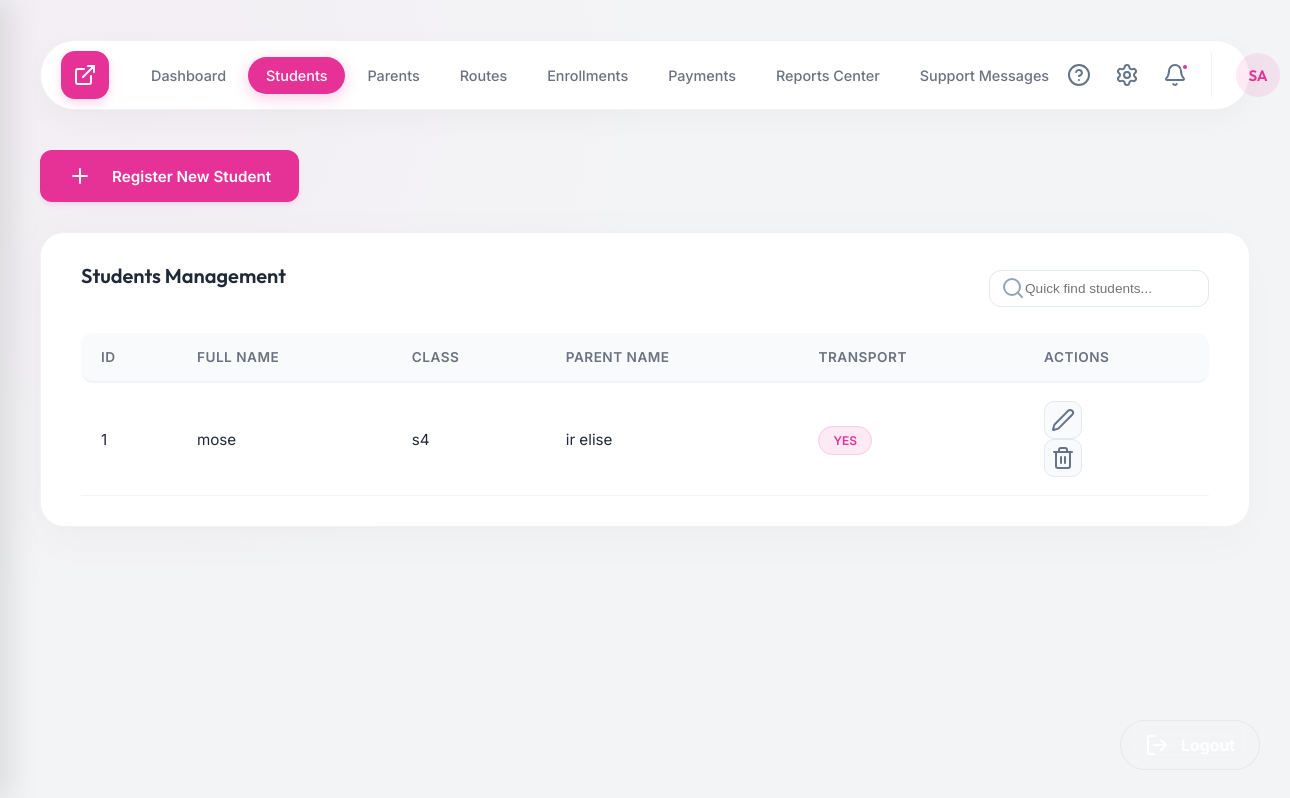
Before: /admin.php?page=students (signed in) with the older database file.
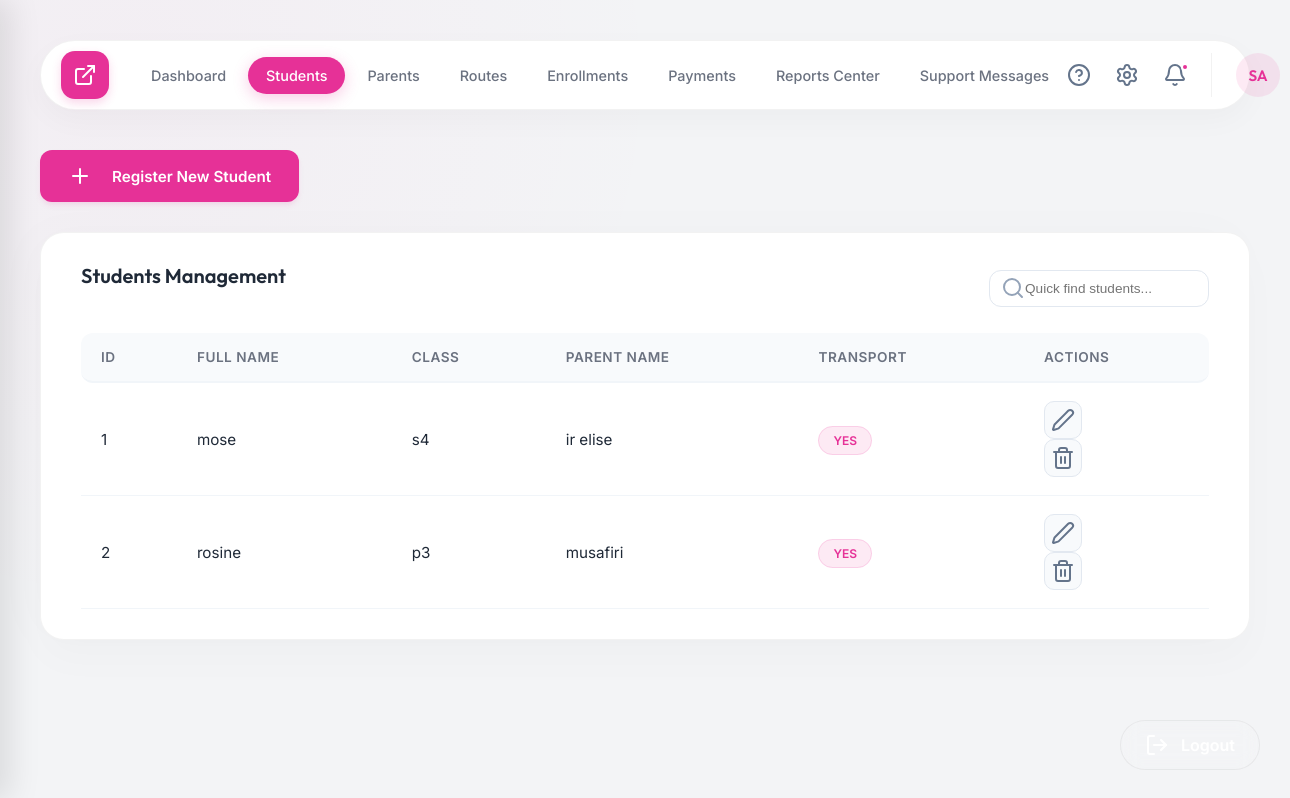
After: the same page with the newer database file.
### tables this page shows
CREATE TABLE students (
            id INTEGER PRIMARY KEY AUTOINCREMENT,
            fullname VARCHAR(150) NOT NULL,
            class VARCHAR(50),
            parent_id INTEGER,
            uses_transport BOOLEAN DEFAULT 0,
            FOREIGN KEY (parent_id) REFERENCES parents (parent_id) ON DELETE SET NULL
        );

CREATE TABLE parents (
            parent_id INTEGER PRIMARY KEY AUTOINCREMENT,
            full_name VARCHAR(150) NOT NULL,
            phone VARCHAR(20),
            email VARCHAR(100),
            address VARCHAR(150)
        );

### pages/students.php (the view)
<?php
require_once 'backend/db.php';
$sql = "SELECT s.*, p.full_name as parent_name
        FROM students s
        LEFT JOIN parents p ON s.parent_id = p.parent_id";
$students = $pdo->query($sql)->fetchAll();
?>
<div class="content-header" style="justify-content: flex-end; margin-bottom: 30px;">
    <div class="header-tools">
        <button class="btn btn-primary" onclick="openAddModal('students', ['fullname', 'class', 'parent_id', 'uses_transport'])">
            <i data-lucide="plus" size="18" style="margin-right: 8px;"></i>
            Register New Student
        </button>
    </div>
</div>
<div class="table-container">
    <div style="display: flex; justify-content: space-between; align-items: center; margin-bottom: 20px;">
        <div class="table-title">Students Management</div>
        <div style="position: relative;">
            <input type="text" placeholder="Quick find students..." class="local-table-filter" style="padding: 10px 15px 10px 35px; border-radius: 12px; border: 1px solid #e2e8f0; font-size: 0.85rem; width: 220px; outline: none; transition: all 0.3s;" onfocus="this.style.borderColor='var(--primary)'" onblur="this.style.borderColor='#e2e8f0'">
            <i data-lucide="search" size="16" style="position: absolute; left: 12px; top: 50%; transform: translateY(-50%); color: #94a3b8;"></i>
        </div>
    </div>
    <table>
        <thead>
            <tr>
                <th>ID</th>
                <th>Full Name</th>
                <th>Class</th>
                <th>Parent Name</th>
                <th>Transport</th>
                <th>Actions</th>
            </tr>
        </thead>
        <tbody>
            <?php if (empty($students)): ?>
                <tr>
                    <td colspan="6" style="text-align: center; padding: 20px;">No students found in the database.</td>
                </tr>
            <?php else: ?>
                <?php foreach ($students as $s): ?>
                    <tr>
                        <td><?php echo $s['id']; ?></td>
                        <td><?php echo $s['fullname']; ?></td>
                        <td><?php echo $s['class']; ?></td>
                        <td><?php echo $s['parent_name'] ?: 'None'; ?></td>
                        <td>
                            <span class="badge badge-<?php echo $s['uses_transport'] ? 'paid' : 'pending'; ?>">
                                <?php echo $s['uses_transport'] ? 'Yes' : 'No'; ?>
                            </span>
                        </td>
                        <td>
                            <button class="btn btn-icon" title="Edit" onclick='openEditModal("students", <?php echo $s["id"]; ?>, <?php echo json_encode($s); ?>)'><i data-lucide="edit-2"></i></button>
                            <button class="btn btn-icon text-red" title="Delete" onclick="deleteItem('students', <?php echo $s['id']; ?>)"><i data-lucide="trash-2"></i></button>
                        </td>
                    </tr>
                <?php endforeach; ?>
            <?php endif; ?>
        </tbody>
    </table>
</div>

Changed rows visible on the page:
added students: id "2", fullname "rosine", class "p3", parent.full_name "musafiri", uses_transport "YES"
